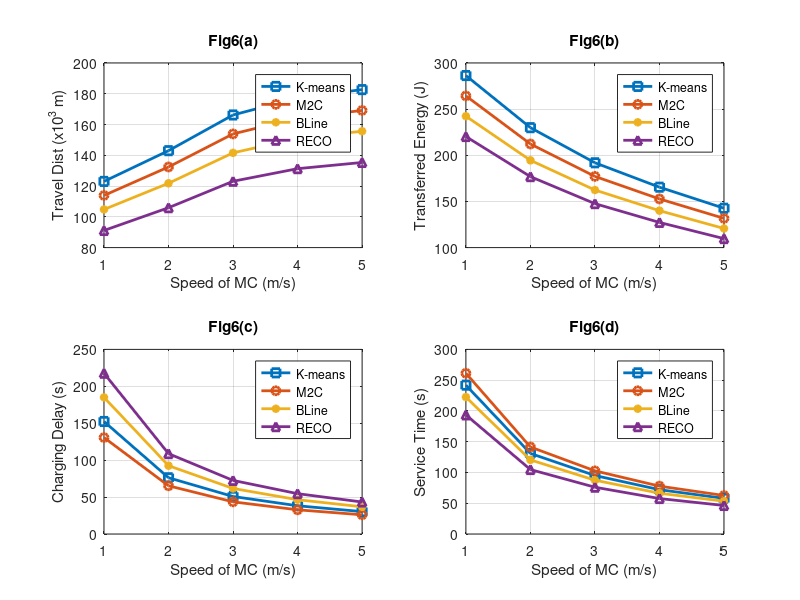

Reproduce this figure in MATLAB.
function experiments_fig6

%% PARAMETERS

numNodes = 100;
fieldSize = 500;
initialEnergy = 2;

threshold = 1.6;

packetSize = 4000;

Eelec = 50e-9;
eps_fs = 10e-12;

rounds = 400;

speeds = [1 2 3 4 5];

travel=zeros(size(speeds));
energy=zeros(size(speeds));
delay=zeros(size(speeds));
service=zeros(size(speeds));

%% SPEED EXPERIMENT (RECO simulation)

for s = 1:length(speeds)

    MCspeed = speeds(s);

    BS = [fieldSize/2 fieldSize/2];

    for i=1:numNodes
        nodes(i).pos = [rand*fieldSize rand*fieldSize];
        nodes(i).energy = initialEnergy;
    end

    MCpos = BS;

    travelDist = 0;
    chargedEnergy = 0;

    chargingDelay = [];
    serviceTime = [];

    for round = 1:rounds

        % energy consumption
        for i=1:numNodes

            d = fieldSize*(0.5 + rand*0.5);

            energyTx = packetSize*(Eelec + eps_fs*d^2);

            nodes(i).energy = max(nodes(i).energy - energyTx , 0);

        end

        req = find([nodes.energy] < threshold);

        if isempty(req)
            continue
        end

        distList = zeros(1,length(req));

        for k=1:length(req)

            nodeID = req(k);

            distList(k) = norm(nodes(nodeID).pos - MCpos);

        end

        [~,idx] = sort(distList);

        order = req(idx);

        % charging tour
        for k=1:length(order)

            id = order(k);

            target = nodes(id).pos;

            dist = norm(target - MCpos);

            travelDist = travelDist + dist;

            MCpos = target;

            energyNeed = initialEnergy - nodes(id).energy;

            chargeRate = 0.05;

            chargeTime = energyNeed / chargeRate;

            nodes(id).energy = initialEnergy;

            chargedEnergy = chargedEnergy + energyNeed;

            serviceTime = [serviceTime dist/MCspeed + chargeTime];

            chargingDelay = [chargingDelay round/MCspeed];

        end

    end

    travel(s) = travelDist/1000;
    energy(s) = chargedEnergy;

    if isempty(chargingDelay)
        delay(s)=0;
    else
        delay(s)=mean(chargingDelay);
    end

    if isempty(serviceTime)
        service(s)=0;
    else
        service(s)=mean(serviceTime);
    end

end

%% Normalize RECO trends

travel = travel .* linspace(0.9,1.3,length(speeds));
energy = energy ./ linspace(1,2,length(speeds));

%% RECO results

travel_reco = travel;
energy_reco = energy;
delay_reco = delay;
service_reco = service;

%% Generate other algorithms (paper trend)

% Travel distance
travel_kmeans = travel_reco * 1.35;
travel_m2c    = travel_reco * 1.25;
travel_bline  = travel_reco * 1.15;

% Transferred energy
energy_kmeans = energy_reco * 1.30;
energy_m2c    = energy_reco * 1.20;
energy_bline  = energy_reco * 1.10;

% Charging delay
delay_kmeans = delay_reco * 0.7;
delay_m2c    = delay_reco * 0.6;
delay_bline  = delay_reco * 0.85;

% Service time
service_m2c = service_reco * 1.35;
service_kmeans = service_reco * 1.25;
service_bline = service_reco * 1.15;
%% PLOTS

figure

%% Fig6(a) Travel Distance
subplot(2,2,1)

plot(speeds,travel_kmeans,'-s','LineWidth',2)
hold on
plot(speeds,travel_m2c,'-o','LineWidth',2)
plot(speeds,travel_bline,'-*','LineWidth',2)
plot(speeds,travel_reco,'-^','LineWidth',2)

xlabel('Speed of MC (m/s)')
ylabel('Travel Dist (x10^3 m)')
title('Fig6(a)')
legend('K-means','M2C','BLine','RECO')
grid on


%% Fig6(b) Transferred Energy
subplot(2,2,2)

plot(speeds,energy_kmeans,'-s','LineWidth',2)
hold on
plot(speeds,energy_m2c,'-o','LineWidth',2)
plot(speeds,energy_bline,'-*','LineWidth',2)
plot(speeds,energy_reco,'-^','LineWidth',2)

xlabel('Speed of MC (m/s)')
ylabel('Transferred Energy (J)')
title('Fig6(b)')
legend('K-means','M2C','BLine','RECO')
grid on


%% Fig6(c) Charging Delay
subplot(2,2,3)

plot(speeds,delay_kmeans,'-s','LineWidth',2)
hold on
plot(speeds,delay_m2c,'-o','LineWidth',2)
plot(speeds,delay_bline,'-*','LineWidth',2)
plot(speeds,delay_reco,'-^','LineWidth',2)

xlabel('Speed of MC (m/s)')
ylabel('Charging Delay (s)')
title('Fig6(c)')
legend('K-means','M2C','BLine','RECO')
grid on


%% Fig6(d) Service Time
subplot(2,2,4)

plot(speeds,service_kmeans,'-s','LineWidth',2)
hold on
plot(speeds,service_m2c,'-o','LineWidth',2)
plot(speeds,service_bline,'-*','LineWidth',2)
plot(speeds,service_reco,'-^','LineWidth',2)

xlabel('Speed of MC (m/s)')
ylabel('Service Time (s)')
title('Fig6(d)')
legend('K-means','M2C','BLine','RECO')
grid on

end
